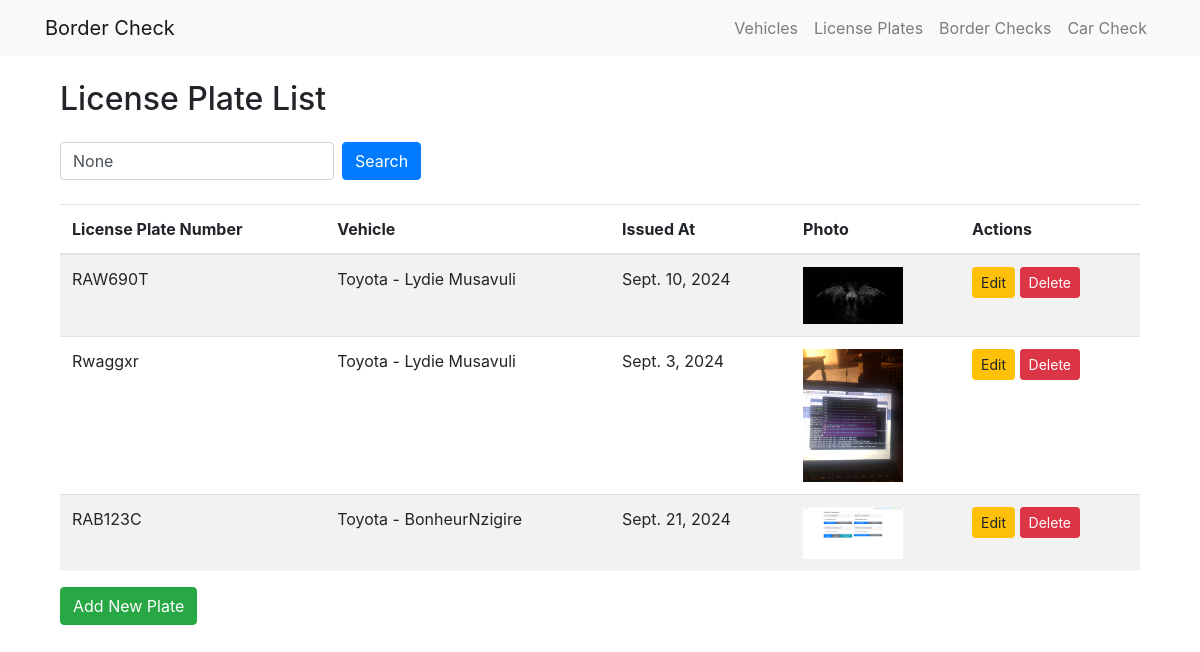
Screenshot of /license-plates/ with the database file from the repository.
### border/models.py (models this page shows, shortened)
class LicensePlate(models.Model):
    vehicle = models.ForeignKey(Vehicle, on_delete=models.CASCADE, related_name='license_plates')
    license_plate_number = models.CharField(max_length=20)
    license_plate_image = models.ImageField(upload_to='license_plates/', blank=True, null=True)
    issued_at = models.DateField()

class Vehicle(models.Model):
    vehicle_model = models.CharField(max_length=100)
    vehicle_color = models.CharField(max_length=50)
    owner_name = models.CharField(max_length=100)
    country_of_origin = models.CharField(max_length=50)
    destination_country = models.CharField(max_length=50)
    vehicle_photo = models.ImageField(upload_to='vehicle_photos/', blank=True, null=True)
    def __str__(self):
        return f"{self.vehicle_model} - {self.owner_name}"

### border/views.py (the view)
# urls.py: path('license-plates/', views.list_license_plate, name='license-plate-list'),
def list_license_plate(request):
    query = request.GET.get('search')
    if query:
        license_plates = LicensePlate.objects.filter(
            models.Q(license_plate_number__icontains=query)
        )
    else:
        license_plates = LicensePlate.objects.all()
    return render(request, 'border/license_plate_list.html', {'license_plates': license_plates, 'search_query': query})

### border/templates/border/license_plate_list.html (shortened to what this page needs)
{% extends 'base.html' %}
{% block content %}
<div class="container">
    <h2 class="my-4">License Plate List</h2>
    <form method="GET" action="{% url 'border:license-plate-list' %}" class="form-inline mb-4">
        <input type="text" name="search" value="{{ search_query }}" class="form-control mr-2" placeholder="Search by Vehicle Plte">
        <button type="submit" class="btn btn-primary">Search</button>
    </form>
    <table class="table table-striped">
        <thead>
            <tr>
                <th>License Plate Number</th>
                <th>Vehicle</th>
                <th>Issued At</th>
                <th>Photo</th>
                <th>Actions</th>
            </tr>
        </thead>
        <tbody>
            {% for plate in license_plates %}
                <tr>
                    <td>{{ plate.license_plate_number }}</td>
                    <td>{{ plate.vehicle }}</td>
                    <td>{{ plate.issued_at }}</td>
                    <td>
                        {% if plate.license_plate_image %}
                            <img src="{{ plate.license_plate_image.url }}" alt="{{ plate.license_plate_number }}" width="100">
                        {% else %}
                            No Image
                        {% endif %}
                    </td>
                    <td>
                        <a href="{% url 'border:license-plate-update' plate.id %}" class="btn btn-sm btn-warning">Edit</a>
                        <a href="{% url 'border:license-plate-delete' plate.id %}" class="btn btn-sm btn-danger">Delete</a>
                    </td>
                </tr>
            {% empty %}
                <tr>
                    <td colspan="5" class="text-center">No license plates found.</td>
                </tr>
            {% endfor %}
        </tbody>
    </table>
    <a href="{% url 'border:license-plate-create' %}" class="btn btn-success mb-3">Add New Plate</a>
</div>
{% endblock %}

### border/templates/base.html (shortened to what this page needs)
<!DOCTYPE html>
<html lang="en">
<head>
    <link href="https://stackpath.bootstrapcdn.com/bootstrap/4.5.2/css/bootstrap.min.css" rel="stylesheet">
</head>
<body>
    <nav class="navbar navbar-expand-lg navbar-light bg-light">
        <div class="container">
            <a class="navbar-brand" href="{% url 'border:vehicle-list' %}">Border Check</a>
            <div class="collapse navbar-collapse" id="navbarNav">
                <ul class="navbar-nav ml-auto">
                    <li class="nav-item">
                        <a class="nav-link" href="{% url 'border:vehicle-list' %}">Vehicles</a>
                    </li>
                    <li class="nav-item">
                        <a class="nav-link" href="{% url 'border:license-plate-list' %}">License Plates</a>
                    </li>
                    <li class="nav-item">
                        <a class="nav-link" href="{% url 'border:border-check-list' %}">Border Checks</a>
                    </li>
                    <li class="nav-item">
                        <a class="nav-link" href="{% url 'recognition:home' %}">Car Check</a>
                    </li>
                </ul>
            </div>
        </div>
    </nav>
    <div class="container mt-4">
        {% block content %}
        {% endblock %}
    </div>
</body>
</html>

### rows the page displays
LicensePlate: license_plate_number "RAW690T", vehicle "Toyota - Lydie Musavuli", issued_at "Sept. 10, 2024", license_plate_image (placeholder picture)
LicensePlate: license_plate_number "Rwaggxr", vehicle "Toyota - Lydie Musavuli", issued_at "Sept. 3, 2024", license_plate_image (picture)
LicensePlate: license_plate_number "RAB123C", vehicle "Toyota - BonheurNzigire", issued_at "Sept. 21, 2024", license_plate_image (picture)
